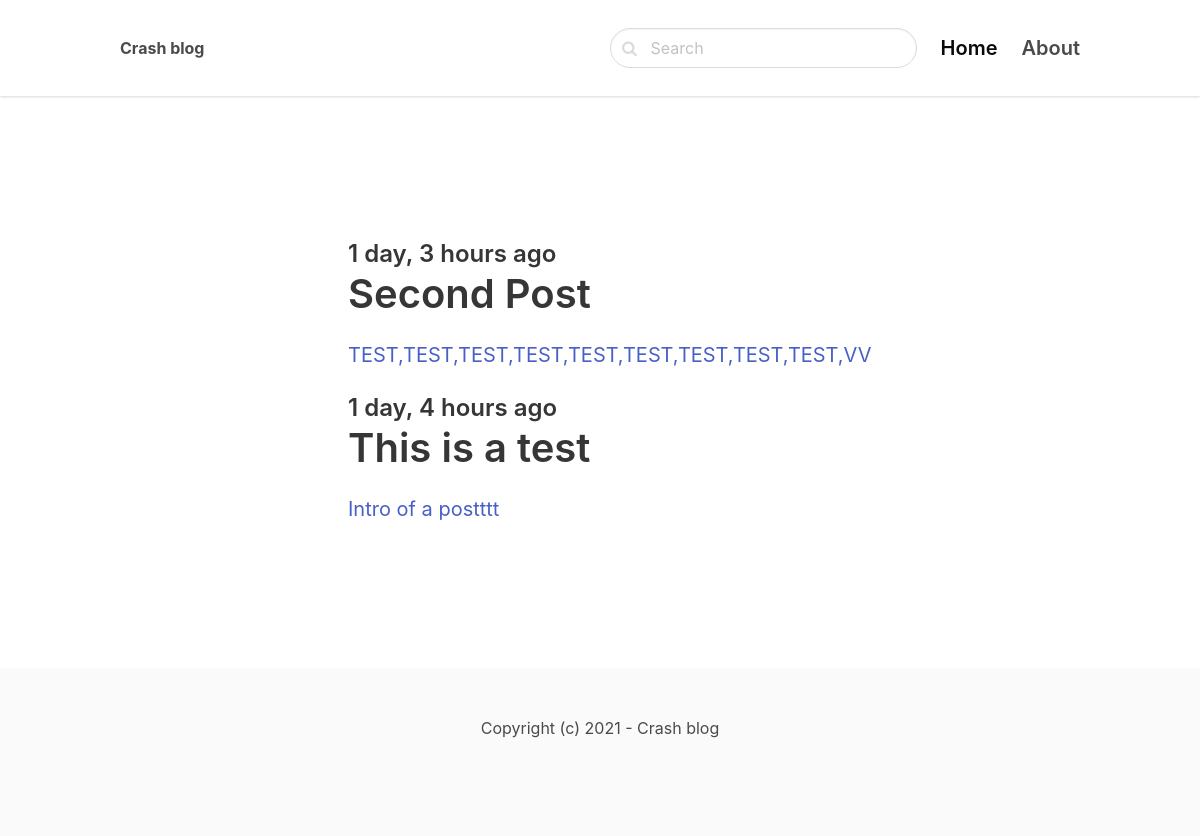
/blog/django/, run on the app's committed database.
### blogBack/models.py (models this page shows, shortened)
class Post(models.Model):
    ACTIVE = 'active'
    DRAFT = 'draft'
    CHOICES_STATUS = (
        (ACTIVE, 'Active'),
        (DRAFT, 'Draft')
    )
    category = models.ForeignKey(Category, related_name='posts', on_delete=models.CASCADE)
    title = models.CharField(max_length=255)
    slug = models.SlugField()
    intro = models.TextField()
    body = models.TextField()
    created_at = models.DateTimeField(auto_now_add=True)
    status = models.CharField(max_length=10, choices=CHOICES_STATUS, default=ACTIVE)
    image = models.ImageField(upload_to="uploads/", blank=True, null=True)
    class Meta:
        ordering = ("-created_at",)

### blogBack/views.py (the view)
# urls.py: path("<slug:slug>/", views.category, name="category_detail"),
def category(request, slug):
    category = get_object_or_404(Category, slug=slug)
    posts = category.posts.filter(status=Post.ACTIVE)
    return render(request, 'blog/category.html', {'category': category, 'posts':posts})

### blogBack/templates/blog/category.html (shortened to what this page needs)
<!DOCTYPE html>
{% extends 'blog/base.html' %}
{% block content %}
    <section class="hero">
        <div class="hero-body">
            <div class="container">
                <section class="section">
                    <div class="columns">
                        <div class="column is-8 is-offset-2">
                            {% for post in posts %}
                                <div class="content is-medium">
                                    <a href="{% url 'post_detail' post.category.slug post.slug %}">
                                        <h2 class="subtitle is-4">{{ post.created_at|timesince }} ago</h2>
                                        <h1 class="title">{{ post.title }}</h1>
                                        <p>{{ post.intro }}</p>
                                    </a>
                                </div>
                            {% empty %}
                                <div class="content">
                                    <p>There is no posts in this category</p>
                                </div>
                            {% endfor %}
                        </div>
                    </div>
                </section>
            </div>
        </div>
    </section>
{% endblock %}

### data on the page
Post: created_at "1 day, 3 hours", title "Second Post", intro "TEST,TEST,TEST,TEST,TEST,TEST,TEST,TEST,TEST,VV"
Post: created_at "1 day, 4 hours", title "This is a test", intro "Intro of a postttt"
